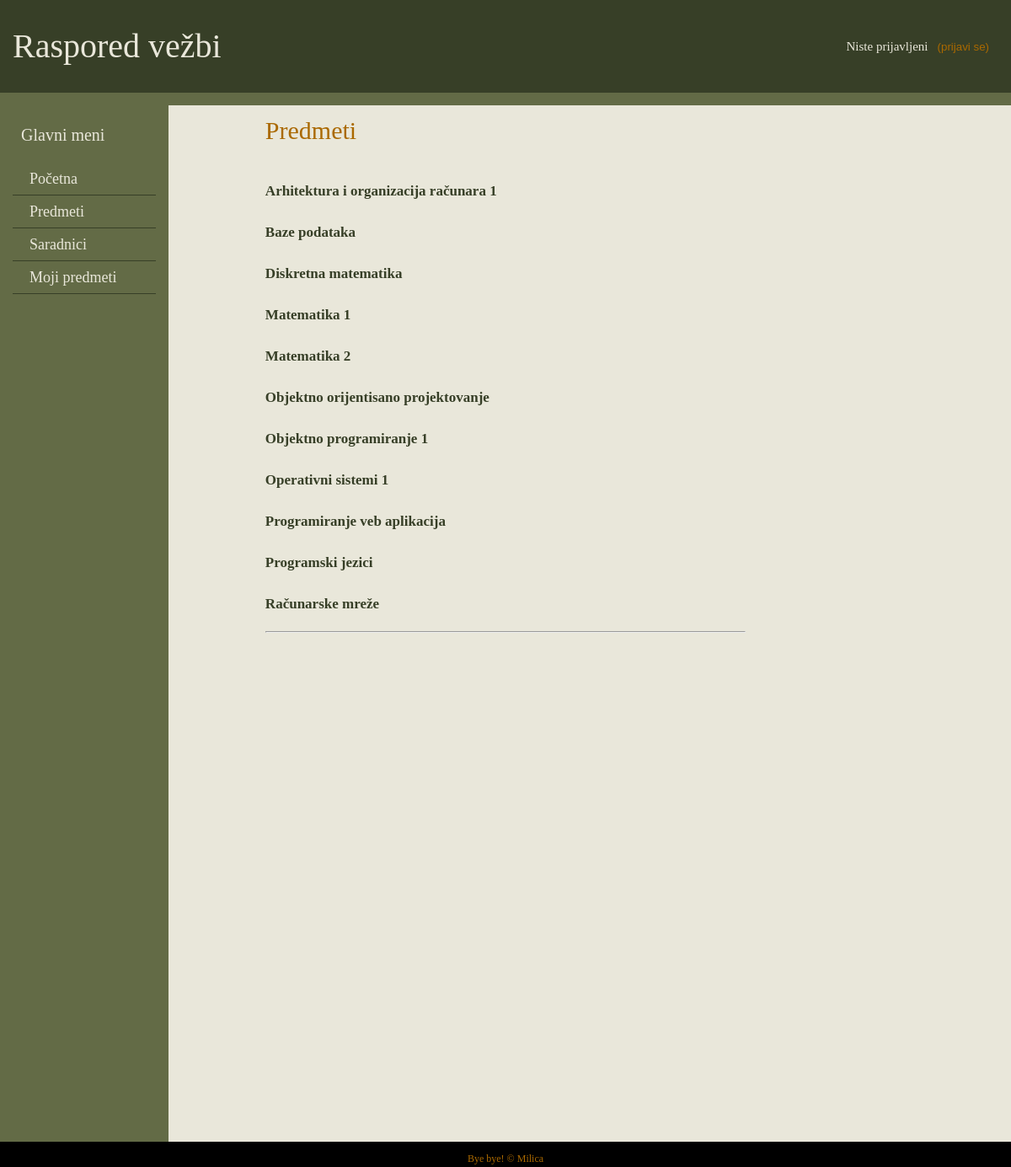
Page /predmeti.php on the committed database.
### tables this page shows
CREATE TABLE `predmeti` (
  `id` int(11) NOT NULL,
  `naziv` varchar(100) NOT NULL,
  `opis` text,
  `lab` int(11) NOT NULL
);

### Konekcija.php (called while the page is built, shortened)
<?php
class Konekcija
{
    private $con;
    private static $pok;
    private function __construct()
    {
        $host = DB_HOST;
        $user = DB_USER;
        $name = DB_NAME;
        $pass = DB_PASS;
        $this->con = @mysqli_connect($host, $user, $pass, $name)
        OR
        die('Konekcija sa bazom nije uspela' . mysqli_connect_error());
        mysqli_set_charset($this->con, 'utf8');
    }
    public static function pokazivacKon(){
        if( self::$pok ==null )
            self::$pok = new Konekcija();
        return self::$pok;
    }
    public function getKonekcija()
    {
        return $this->con;
    }
    public static function upit($query){
        return   Konekcija::pokazivacKon()->getKonekcija()->query($query);
    }
    public static function prazna($result){
        if($result->num_rows===0)
            return 0;
        else
            return 1;
    }
}

### Predmet.php (the view, shortened to what this page needs)
<?php
include_once 'Konekcija.php';
class Predmet
{
    public static function listajPredmet(){
        $qry="SELECT id, naziv  FROM predmeti where 1";
        $result=Konekcija::upit($qry);
        $error="Trenutno ne postoji nijedan predmet, pogledajte kasnije";
        $valid=Konekcija::prazna($result);
        if($valid==1){
            while($row=$result->fetch_assoc()){
                $id=$row['id'];
                $name=$row['naziv'];
               self::pisiListu($id, $name);
            }
        }
        else echo '<br><br><h3>'.$error.'</h3>';
    }
    public static function pisiListu($id,$name){
        echo '<br><li class="lista"><a href="stranapredmeta.php?id='.$id.'">'.$name.'</a></li><br>';
    }
}

### valicacija.php (shortened to what this page needs)
<?php
if(!isset($_SESSION['tip'])){
    $status="Niste prijavljeni";
    $name="<button id=\"toggle\" onclick=\"prikazi()\">(prijavi se)</button>";
}

### templates/header.php (shortened to what this page needs)
<!DOCTYPE html>
<html xmlns="http://www.w3.org/1999/xhtml">
<head>
    <link  rel="stylesheet" type="text/css" href="./css/style.css">
    <link rel="stylesheet" type="text/css" href="./css/grid.css">
</head>
<body>
<div class="row" id="baner">
    <div class="col-6">
        <header >
            <h1>Raspored vežbi</h1>
        </header>
    </div>
    <div class="col-6">
        <nav>
            <ul>
                <li><?php echo $status ?></li>
                <li id="prijava">
                    <?php echo $name ?>
                </li>
            </ul>
        </nav>
    </div>
</div>

### templates/left.php
<div class="row" id="sadrzaj">
    <div class="col-2" id="panel">
        <div id="meni">
            <ul>
                <li id="glavni">Glavni meni</li>
                <br>
                <li><a href="index.php"> Početna</a></li>
                <li><a href="predmeti.php">Predmeti</a></li>
                <li><a href="saradnici.php">Saradnici</a></li>
                <li><a href="moji.php">Moji predmeti</a></li>
            </ul>
        </div>
    </div>
    <div class="col-1"></div>

### predmeti.php (shortened to what this page needs)
<?php
include_once 'Predmet.php';
$page_title="Predmeti";
include_once 'valicacija.php';
include_once 'templates/header.php';
include_once 'templates/left.php';
echo "<div class=\"col-6\">";
echo "<h3>".$page_title."</h3><br><br>";
Predmet::listajPredmet();
echo "<hr>";
echo "</div>";
include_once 'templates/right.php';
include_once 'templates/footer.php';
?>

### templates/right.php (shortened to what this page needs)
<div class="col-3" id="desni">
</div>
</div>

### templates/footer.php (shortened to what this page needs)
<footer>
    <div class="row">
        <p class="col-12 black">
            Bye bye! &copy Milica
        </p>
    </div>
</footer>
</body>
</html>

### css/style.css (style rules this page uses)
html, body, div, span, applet, object, iframe, h1, h2, h3, h4, h5, h6, p, blockquote, pre, a, abbr, acronym, address, big, cite, code, del, dfn, em, img, ins, kbd, q, s, samp, small, strike, strong, sub, sup, tt, var, b, u, i, center, dl, dt, dd, ol, ul, li, fieldset, form, label, legend, table, caption, tbody, tfoot, thead, tr, th, td, article, aside, canvas, details, embed, figure, figcaption, footer, header, menu, nav, output, ruby, section, summary, time, mark, audio, video { margin: 0; padding: 0; border: 0; font-size: 100%; font: inherit; vertical-align: baseline; }
article, aside, details, figcaption, figure, footer, header, menu, nav, section { display: block; }
body { line-height: 1; }
ol, ul { list-style: none; }
body { padding:0; margin:0; background-color:#e9e7da ; color: #AA6900; }
#baner { background: url(../img/baner.png) repeat-x; color:#e9e7da; font-size: 40px; width:100%; min-height:125px; line-height: 80px; }
nav { float:right; color:#e9e7da; font-size:15px; }
nav ul li { float:left; padding-right:5px; }
#prijava { color:#AA6900; }
#panel { position:relative; left:0; height:100%; color:#e9e7da; top:0; background-color: #636b46; }
#meni { width:auto; min-height: 1200px; height: 100%; font-size:18px; }
#panel ul li:first-child { border-bottom:none; padding-bottom:5px; color:#e9e7da; font-size:20px; }
#panel ul li { padding:10px; color:#e9e7da; border-bottom:1px solid #373f27; }
#panel ul li a { text-decoration: none; padding:10px; color:#e9e7da; }
#desni { position: relative; right:0; }
#toggle { border:none; background-color: transparent; color:#AA6900; }
h3 { font-size:30px; }
.lista { list-style-type: none; }
.lista a { text-decoration: none; color:#373f27; font-size:17px; font-weight: bold; }
.black { background-color:black; line-height:10px; height:10px; position:absolute; font-size:12px; text-align: center; }

### css/grid.css (style rules this page uses)
html { box-sizing: border-box; }
*,*:before,*:after { box-sizing: inherit; }
.col-1 { width:8.33%; }
.col-2 { width:16.66%; }
.col-3 { width:25%; }
.col-6 { width:50%; }
.col-12 { width:100%; }
[class*="col-"] { float:left; padding:15px; }
.row::after { content:" "; clear: both; display:block; }

### rows in the picture
predmeti: naziv "Arhitektura i organizacija računara 1"
predmeti: naziv "Baze podataka"
predmeti: naziv "Diskretna matematika"
predmeti: naziv "Matematika 1"
predmeti: naziv "Matematika 2"
predmeti: naziv "Objektno orijentisano projektovanje"
predmeti: naziv "Objektno programiranje 1"
predmeti: naziv "Operativni sistemi 1"
predmeti: naziv "Programiranje veb aplikacija"
predmeti: naziv "Programski jezici"
predmeti: naziv "Računarske mreže"

### other values in the picture
$status "Niste prijavljeni"
$page_title "Predmeti"
